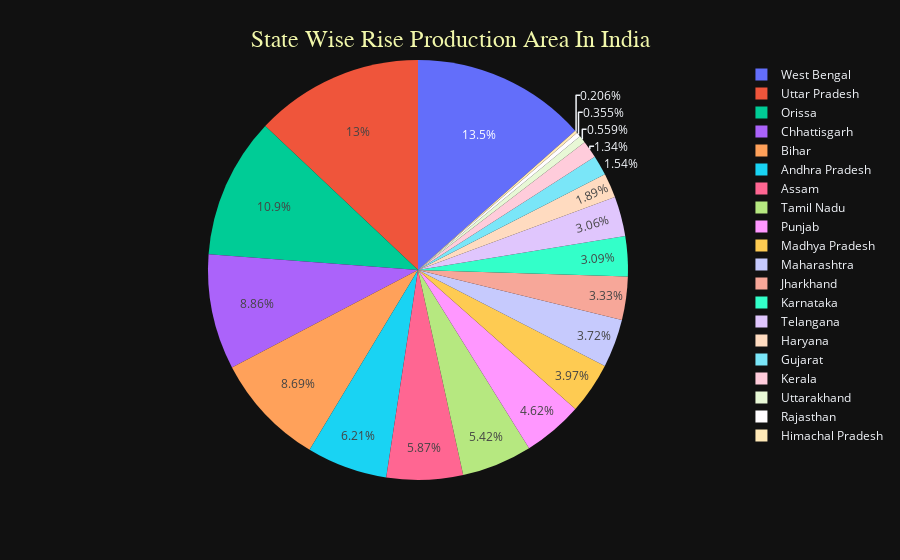

Notebook code cell kept with this figure:
### Code cell
fig = px.pie(rice_area, values="RICE AREA (1000 ha)", names="State Name")

fig.update_layout(
    template="plotly_dark" ,
    title={
        'text': 'State Wise Rise Production Area In India',
        'x': 0.5,  
        'xanchor': 'center',
        'yanchor': 'top',
        'font': {'size': 24, 'family': 'Arial', 'color': '#f1f7aa'}  
    }
)
fig.show()

### Figure 1 — Plotly figure (JSON) as saved in the notebook; plotly's stock layout.template omitted (floating-point values rounded to 4 significant figures)
{"data": [{"domain": {"x": [0, 1], "y": [0, 1]}, "hovertemplate": "State Name=%{label}<br>RICE AREA (1000 ha)=%{value}<extra></extra>", "labels": ["Andhra Pradesh", "Assam", "Bihar", "Chhattisgarh", "Gujarat", "Haryana", "Himachal Pradesh", "Jharkhand", "Karnataka", "Kerala", "Madhya Pradesh", "Maharashtra", "Orissa", "Punjab", "Rajasthan", "Tamil Nadu", "Telangana", "Uttar Pradesh", "Uttarakhand", "West Bengal"], "legendgroup": "", "name": "", "showlegend": true, "type": "pie", "values": [129000.0, 122000.0, 180400.0, 184000.0, 32020.0, 39270.0, 4275.0, 69170.0, 64100.0, 27880.0, 82340.0, 77140.0, 225300.0, 95820.0, 7367.0, 112500.0, 63460.0, 269200.0, 11600.0, 279500.0]}], "layout": {"legend": {"tracegroupgap": 0}, "margin": {"t": 60}, "title": {"font": {"color": "#f1f7aa", "family": "Arial", "size": 24}, "text": "State Wise Rise Production Area In India", "x": 0.5, "xanchor": "center", "yanchor": "top"}}}
